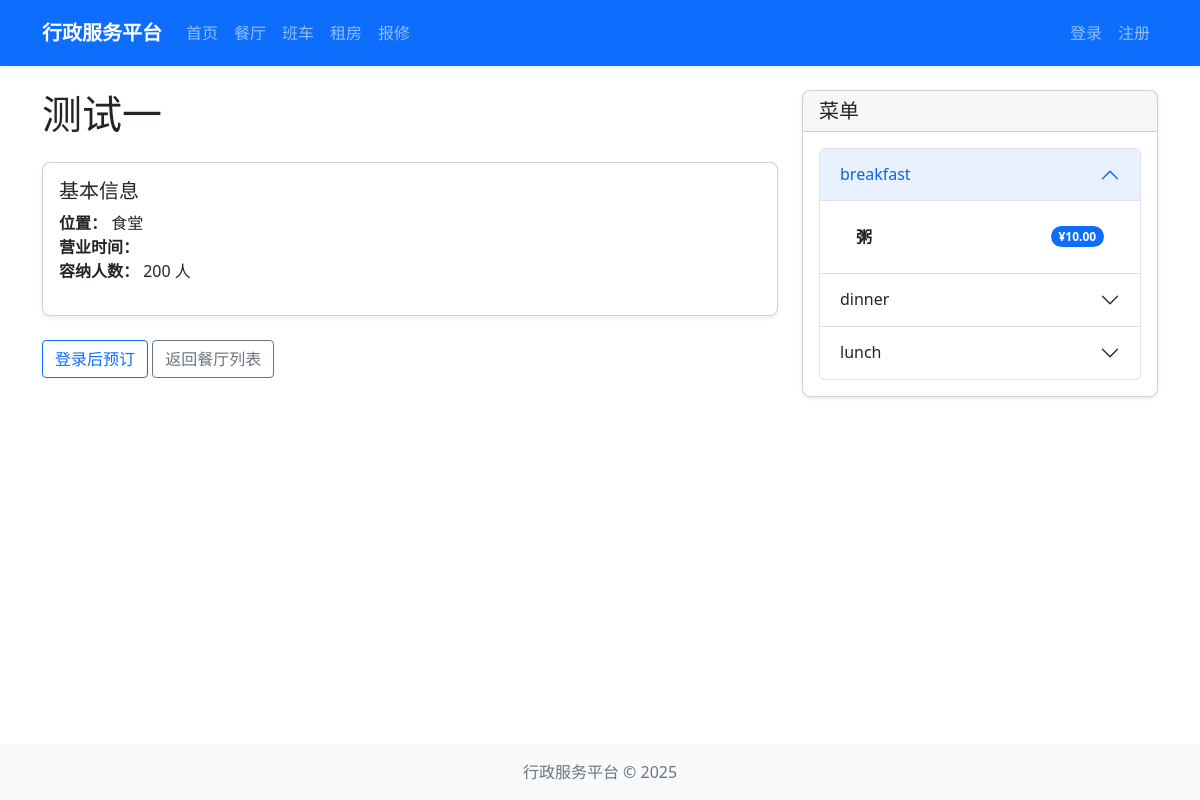
The page /restaurant/1 on the database its author committed.
### models/restaurant.py (models this page shows, shortened)
class Restaurant(db.Model):
    __tablename__ = 'restaurants'
    id = db.Column(db.Integer, primary_key=True)
    name = db.Column(db.String(100), nullable=False)
    location = db.Column(db.String(200), nullable=False)
    capacity = db.Column(db.Integer, default=0)
    opening_hours = db.Column(db.String(100))
    description = db.Column(db.Text)
    status = db.Column(db.String(20), default='active')  # active, closed, renovating
    created_at = db.Column(db.DateTime, default=datetime.utcnow)
    menus = db.relationship('Menu', backref='restaurant', lazy=True, cascade='all, delete-orphan')

class Menu(db.Model):
    __tablename__ = 'menus'
    id = db.Column(db.Integer, primary_key=True)
    restaurant_id = db.Column(db.Integer, db.ForeignKey('restaurants.id', ondelete='CASCADE'), nullable=False)
    name = db.Column(db.String(100), nullable=False)
    category = db.Column(db.String(50))  # breakfast, lunch, dinner, etc.
    price = db.Column(db.Float, nullable=False)
    description = db.Column(db.Text)
    available = db.Column(db.Boolean, default=True)
    created_at = db.Column(db.DateTime, default=datetime.utcnow)

### routes/restaurant.py (the view)
@restaurant_bp.route('/<int:id>')
def detail(id):
    restaurant = Restaurant.query.get_or_404(id)
    menus = Menu.query.filter_by(restaurant_id=id, available=True).all()
    return render_template('restaurant/detail.html', restaurant=restaurant, menus=menus)

### templates/restaurant/detail.html (shortened to what this page needs)
{% extends "layout.html" %}
{% block content %}
<div class="row">
    <div class="col-md-8">
        <h1 class="mb-3">{{ restaurant.name }}</h1>
        <div class="card mb-4">
            <div class="card-body">
                <h5 class="card-title">基本信息</h5>
                <ul class="list-unstyled">
                    <li><strong>位置：</strong> {{ restaurant.location }}</li>
                    <li><strong>营业时间：</strong> {{ restaurant.opening_hours }}</li>
                    <li><strong>容纳人数：</strong> {{ restaurant.capacity }} 人</li>
                </ul>
            </div>
        </div>
        {% if current_user.is_authenticated %}
            <a href="{{ url_for('restaurant.reserve', id=restaurant.id) }}" class="btn btn-success mb-4">预订此餐厅</a>
        {% else %}
            <a href="{{ url_for('auth.login') }}" class="btn btn-outline-primary mb-4">登录后预订</a>
        {% endif %}
        <a href="{{ url_for('restaurant.index') }}" class="btn btn-outline-secondary mb-4">返回餐厅列表</a>
    </div>
    <div class="col-md-4">
        <div class="card">
            <div class="card-header">
                <h5 class="card-title mb-0">菜单</h5>
            </div>
            <div class="card-body">
                {% if menus %}
                    <div class="accordion" id="menuAccordion">
                        {% set categories = menus|groupby('category') %}
                        {% for category, items in categories %}
                            <div class="accordion-item">
                                <h2 class="accordion-header" id="heading{{ loop.index }}">
                                    <button class="accordion-button {% if not loop.first %}collapsed{% endif %}" type="button" data-bs-toggle="collapse" data-bs-target="#collapse{{ loop.index }}" aria-expanded="{{ 'true' if loop.first else 'false' }}" aria-controls="collapse{{ loop.index }}">
                                        {{ category if category else '未分类' }}
                                    </button>
                                </h2>
                                <div id="collapse{{ loop.index }}" class="accordion-collapse collapse {% if loop.first %}show{% endif %}" aria-labelledby="heading{{ loop.index }}" data-bs-parent="#menuAccordion">
                                    <div class="accordion-body">
                                        <ul class="list-group list-group-flush">
                                            {% for item in items %}
                                                <li class="list-group-item d-flex justify-content-between align-items-center">
                                                    <div>
                                                        <strong>{{ item.name }}</strong>
                                                    </div>
                                                    <span class="badge bg-primary rounded-pill">¥{{ "%.2f"|format(item.price) }}</span>
                                                </li>
                                            {% endfor %}
                                        </ul>
                                    </div>
                                </div>
                            </div>
                        {% endfor %}
                    </div>
                {% else %}
                    <p class="text-muted">暂无菜单信息</p>
                {% endif %}
            </div>
        </div>
    </div>
</div>
{% endblock %}

### static/css/style.css (style rules this page uses)
body { display: flex; flex-direction: column; min-height: 100vh; }
.card { border-radius: 0.5rem; box-shadow: 0 0.125rem 0.25rem rgba(0, 0, 0, 0.075); transition: all 0.3s ease; }
.btn { border-radius: 0.25rem; padding: 0.375rem 0.75rem; font-weight: 500; }

### rows shown on the page
Restaurant: name "测试一", location "食堂", capacity "200"
Menu: category "breakfast", name "粥", price "10.00"
Menu: category "dinner"
Menu: category "lunch"
